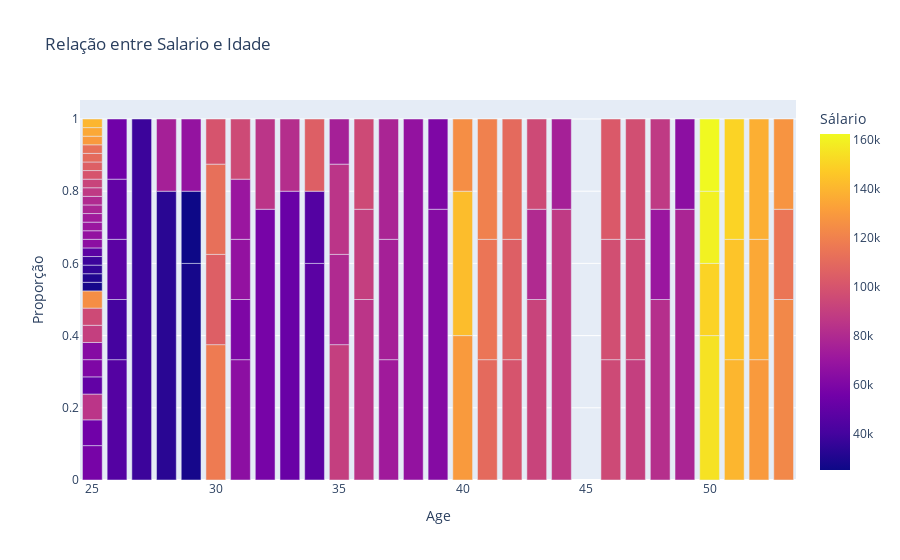

The notebook cell this image was saved under:
### Markdown cell above
**Analise** - Aqui no gráfico percebemos que de 25 a 34 a maioria é solteiro(a) e a partir de 45 anos a maioria é casada.

### Code cell
#Relaçao entre Salário e Idade
salario_idade = (
    df_sem_outliers
    .groupby('Age')['Income']
    .value_counts(normalize=True)
    .rename('Proporção')
    .reset_index()
)

fig = px.bar(
    salario_idade,
    x='Age',
    y='Proporção',
    title='Relação entre Salario e Idade',
    color='Income',
    barmode='group',
    labels={
        'Income':'Sálario'
    }
)
fig.show()
